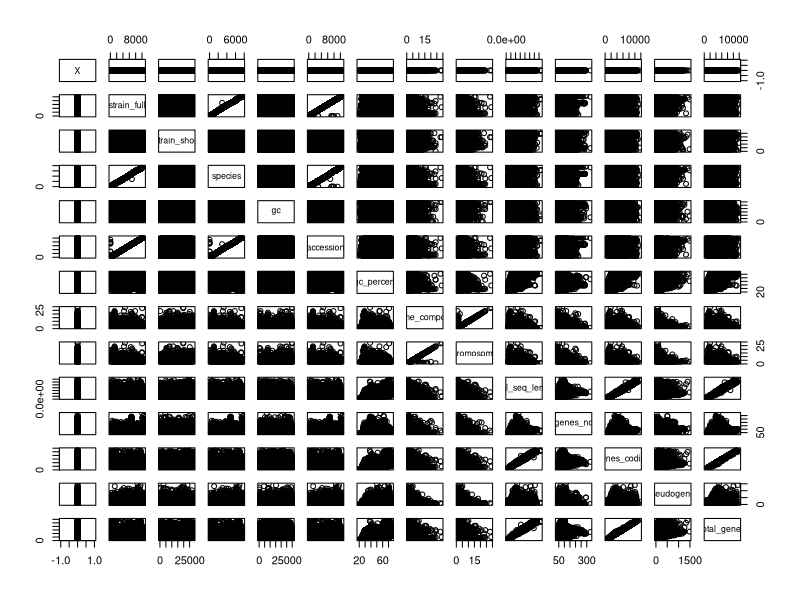

R code for this plot:
## ---- chunk 1
knitr::opts_chunk$set(echo = TRUE)
## ---- chunk 2
library(tidyverse)
D <- read.csv("../data/speciesinfo.csv")

plot(D)
